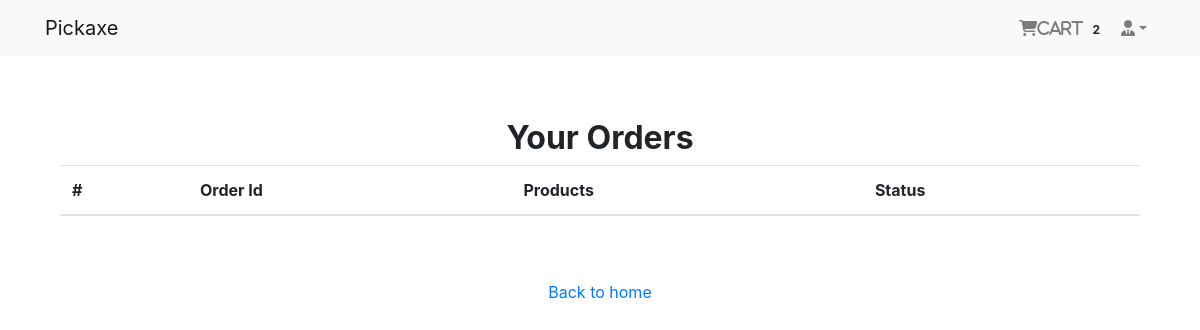
The page /payment/order-list/ (signed in) on the database as committed earlier.
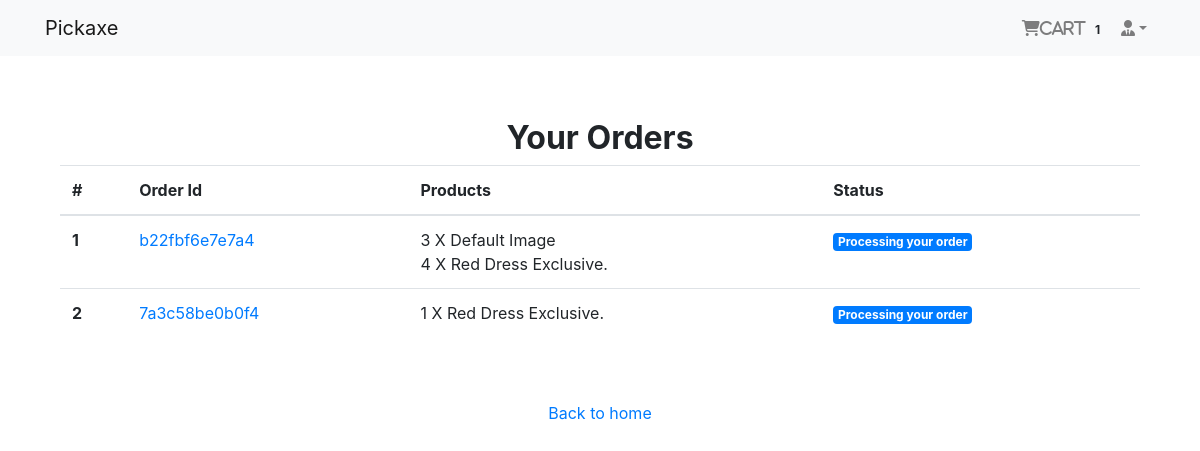
The same page on the database as committed later.
### login_app/models.py (models this page shows, shortened)
class User(AbstractBaseUser, PermissionsMixin):
    email = models.EmailField(unique=True, null=False)
    is_staff = models.BooleanField(
        gettext_lazy('staff status'),
        default=False,
        help_text=gettext_lazy('Designates whether the user can log in this site')
    )
    is_active = models.BooleanField(
        gettext_lazy('active'),
        default=True,
        help_text=gettext_lazy(
            'Designates whether this user should be treated as active. Unselect this instead of deleting')
    )
    USERNAME_FIELD = 'email'
    object = MyUserManager()

### order_app/models.py (models this page shows, shortened)
class Order(models.Model):
    order_items = models.ManyToManyField(Cart)
    user = models.ForeignKey(settings.AUTH_USER_MODEL,on_delete=models.CASCADE)
    ordered = models.BooleanField(default=False)
    created = models.DateTimeField(auto_now_add=True)
    paymentId = models.CharField(max_length=264, blank=True,null=True)
    orderId = models.CharField(max_length=200, blank=True,null=True)

class Cart(models.Model):
    user = models.ForeignKey(settings.AUTH_USER_MODEL, on_delete=models.CASCADE, related_name='cart')
    item = models.ForeignKey(Product, on_delete=models.CASCADE)
    quantity = models.IntegerField(default=1)
    purchased = models.BooleanField(default=False)
    created = models.DateTimeField(auto_now_add=True)
    updated = models.DateTimeField(auto_now=True)
    def __str__(self):
        return f"{self.quantity} X {self.item}"

### shop_app/models.py (models this page shows)
class Product(models.Model):
    main_image = models.ImageField(upload_to='products/')
    name = models.CharField(max_length=264)
    category = models.ForeignKey(Category, on_delete=models.CASCADE, related_name='category')
    preview_text = models.TextField(max_length=200, verbose_name='Preview Text')
    detail_text = models.TextField(max_length=1000, verbose_name='Description')
    price = models.FloatField()
    old_price = models.FloatField(default=0.00)
    created = models.DateTimeField(auto_now_add=True)
    def __str__(self):
        return self.name
    class Meta:
        ordering = ['-created',]

### payment_app/views.py (the view)
# urls.py: path('order-list/', views.orderList, name='order-list'),
@login_required
def orderList(request):
    try:
        order_list = Order.objects.filter(user=request.user, ordered=True)
    except:
        messages.info(request, "You do not have any order.")
        return redirect('shop_app:home')
    return render(request, 'payment_app/order.html', context={'order_list': order_list})

### order_app/templatetags/cart_tag.py (called while the page is built)
@register.filter
def cart_total(user):
    order = Order.objects.filter(user=user, ordered=False)
    if order.exists():
        return order[0].order_items.count()
    else:
        return 0

### templates/payment_app/order.html (shortened to what this page needs)
{% extends 'base.html' %}
{% block body_block %}
    <div class="container mt-5">
        <h2 class="text-center"><strong>Your Orders</strong></h2>
        <div class="row">
            <div class="col-md-12">
                <div class="table-responsive">
                    <table class="table">
                        <thead>
                        <tr>
                            <th scope="col">#</th>
                            <th scope="col">Order Id</th>
                            <th scope="col">Products</th>
                            <th scope="col">Status</th>
                        </tr>
                        </thead>
                        <tbody>
                        {% for order in order_list %}
                            <tr>
                                <th scope="row">{{ forloop.counter }}</th>
                                <td><a href="#">{{ order.orderId }}</a></td>
                                <td>
                                    {% for item in order.order_items.all %}
                                        {{ item }}<br>
                                    {% endfor %}
                                </td>
                                <td><span class="badge badge-primary">Processing your order</span></td>
                            </tr>
                        {% endfor %}
                        </tbody>
                    </table>
                </div>
            </div>
        </div>
        <div class="col-md-12 my-5 text-center">
            <a href="{% url 'shop_app:home' %}"> Back to home</a>
        </div>
    </div>
{% endblock %}

### templates/navbar.html (shortened to what this page needs)
{% load cart_tag %}
<nav class="navbar navbar-expand-lg navbar-light bg-light">
    <nav class="container">
        <a class="navbar-brand" href="{% url 'shop_app:home' %}">Pickaxe</a>
        <div class="collapse navbar-collapse" id="navbarNav">
            <ul class="navbar-nav ml-auto">
                {% if request.user.is_authenticated %}
                    <li class="nav-item">
                    <a href="{% url 'order_app:cart-view' %}" class="nav-link">
                        <i class="fa fa-shopping-cart">Cart</i>
                        <span class="badge badge-light">{{ request.user | cart_total }}</span>
                    </a>
                    </li>
                    <li class="nav-item dropdown">
                        <a class="nav-link dropdown-toggle" href="#" id="navbarDropdown" role="button"
                           data-toggle="dropdown"
                           aria-haspopup="true" aria-expanded="false"><i
                                class="fas fa-user-tie"></i>{{ reuquest.user.profile.username }}</a>
                    </li>
                {% else %}
                    <li class="nav-item">
                    <a href="{% url 'login_app:login' %}" class="btn btn-primary">Login</a>
                    </li>
                {% endif %}
            </ul>
        </div>
    </nav>
</nav>

Rows that differ between the two databases and show on the page:
changed User: user|cart_total "2" → "1"
now on this page (row edited): Order: orderId "b22fbf6e7e7a4"
now on this page (row edited): Cart: quantity+item "3 X Default Image", shown under "b22fbf6e7e7a4"
now on this page (row edited): Cart: quantity+item "4 X Red Dress Exclusive.", shown under "b22fbf6e7e7a4"
added Order: orderId "7a3c58be0b0f4"
added Cart: quantity+item "1 X Red Dress Exclusive.", shown under "7a3c58be0b0f4"
